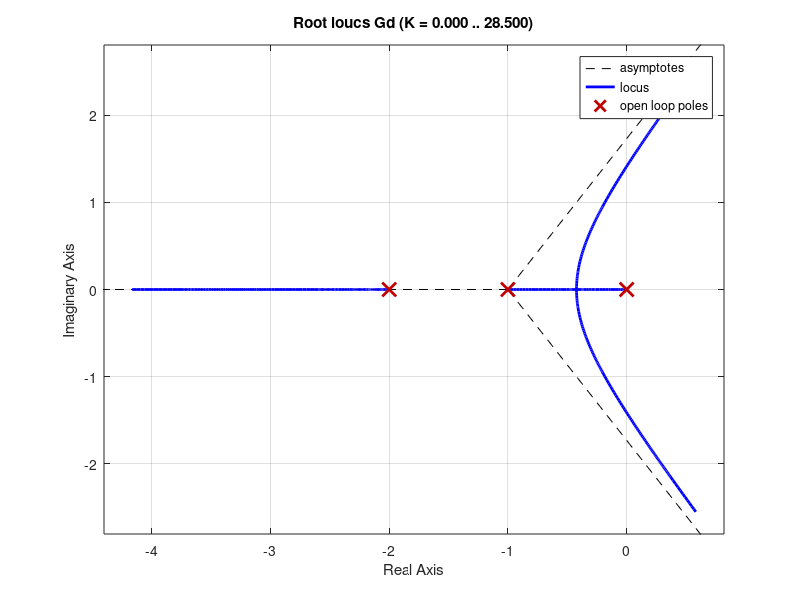

Reproduce this figure in MATLAB. (Note: this script raises an error after producing the figure.)
num = [1];
den = [1 1 0];
G = tf(num,den);

num2 = [1];
den2 = [1 2];
G2 = tf(num2, den2);

Gd = series(G,G2);
rlocus(Gd)
[k,p] = rlocfind(Gd)

%pentru K = 25.4513 avem unul dintre poli egal cu:0.5274 + 2.4492i, deci
%pentru aceasta valoare a lui K sistemul nostru este instabil in circuit
%inchis
